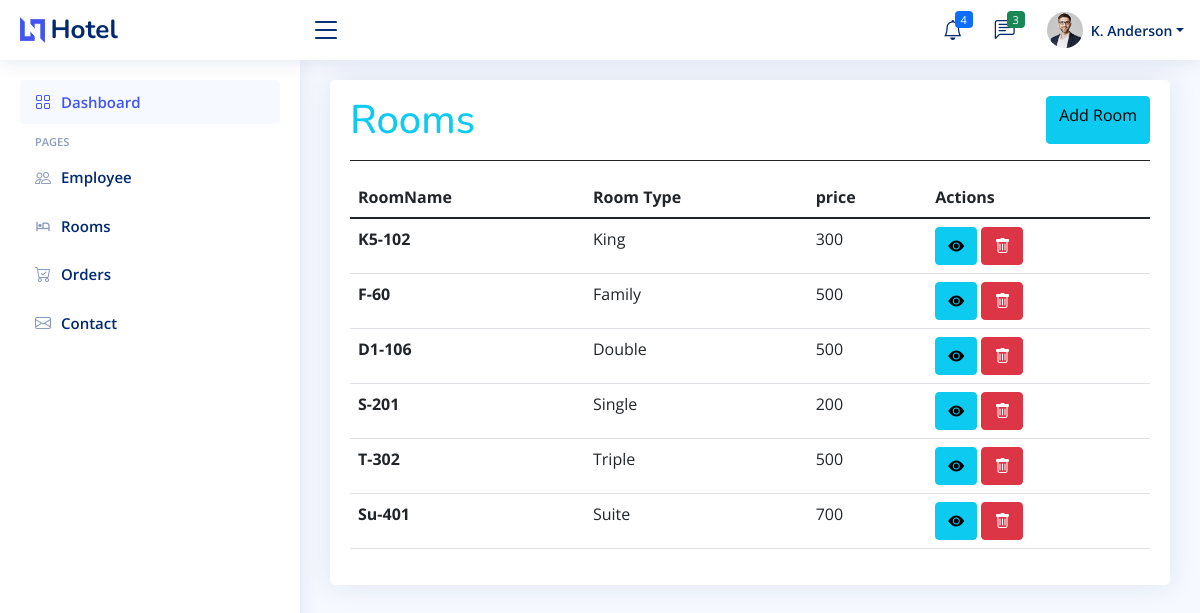
Page /adminpanle/rooms/view.php on the committed database.
### tables this page shows
CREATE TABLE `rooms` (
  `id` int(11) NOT NULL,
  `name` varchar(225) NOT NULL,
  `price` int(50) NOT NULL,
  `descriptions` varchar(225) DEFAULT NULL,
  `img` varchar(225) DEFAULT NULL,
  `adminId` int(11) NOT NULL,
  `categoryId` int(11) NOT NULL,
  `status` varchar(225) NOT NULL DEFAULT 'active',
  `createAt` timestamp NOT NULL DEFAULT CURRENT_TIMESTAMP ON UPDATE CURRENT_TIMESTAMP
);

CREATE TABLE `category` (
  `id` int(11) NOT NULL,
  `name` varchar(55) NOT NULL,
  `createAt` timestamp NOT NULL DEFAULT CURRENT_TIMESTAMP ON UPDATE CURRENT_TIMESTAMP
);

### adminpanle/rooms/view.php (the view, shortened to what this page needs)
<?php
require __DIR__ . '\..\init.php';
$select="SELECT rooms.id as roomID, rooms.name as roomName,rooms.price as roomPrice , category.name as catName from `rooms` JOIN category ON rooms.categoryId=category.id";
$s=mysqli_query($conn,$select);
?>
<main id="main" class="main">
    <section class="section">
        <div class="row">
            <div class="col-lg-12">
                <div class="card">
                    <div class="card-body">
                        <div class="d-flex mt-3 mb-3 border-bottom border-dark">
                            <h1 class="flex-grow-1 mb-3 text-info">Rooms</h1>
                            <a href="/hotel/adminpanle/rooms/add.php"  class="btn btn-info mb-3"  data-bs-target="#exampleModal">
                                Add Room</a>
                        </div>
                        <table class="table datatable">
                            <thead>
                                <tr>
                                    <th scope="col">RoomName</th>
                                    <th scope="col">Room Type</th>
                                    <th scope="col">price</th>
                                    <th scope="col">Actions</th>
                                </tr>
                            </thead>
                            <tbody>
                            <?php foreach($s as $data) { ?>
                                <tr>
                                    <th scope="row"><?php echo $data['roomName'] ?></th>
                                    <td><?php echo $data['catName'] ?></td>
                                    <td> <?php echo $data['roomPrice']?></td>
                                    <td>
                                        <a class="btn btn-info" href="/hotel/adminpanle/rooms/update.php?edit=<?php echo $data['roomID'] ?>" name="edit" ><i class="bi bi-eye-fill"></i></a>
                                        <a class="btn btn-danger" href="/hotel/adminpanle/rooms/view.php?delete=<?php echo $data['roomID'] ?>" onclick="return confirm('Are you sure?')" name="delete" ><i class="bi bi-trash"></i></a>
                                    </td>
                                </tr>
                                <?php } ?>
                            </tbody>
                        </table>
                    </div>
                </div>
            </div>
        </div>
    </section>
</main>
<?php
include '../includes/scripts.php';
?>

### adminpanle/assets/css/style.css (style rules this page uses)
:root { scroll-behavior: smooth; }
body { font-family: "Open Sans", sans-serif; background: #f6f9ff; color: #444444; }
a { color: #4154f1; text-decoration: none; }
h1, h2, h3, h4, h5, h6 { font-family: "Nunito", sans-serif; }
#main { margin-top: 60px; padding: 20px 30px; transition: all 0.3s; }
.card { margin-bottom: 30px; border: none; border-radius: 5px; box-shadow: 0px 0 30px rgba(1, 41, 112, 0.1); }
.card-body { padding: 0 20px 20px 20px; }
@media (min-width: 1200px) { #main, #footer { margin-left: 300px; } }

### rows in the picture
rooms: name "K5-102", categoryId.name "King", price "300"
rooms: name "F-60", categoryId.name "Family", price "500"
rooms: name "D1-106", categoryId.name "Double", price "500"
rooms: name "S-201", categoryId.name "Single", price "200"
rooms: name "T-302", categoryId.name "Triple", price "500"
rooms: name "Su-401", categoryId.name "Suite", price "700"
